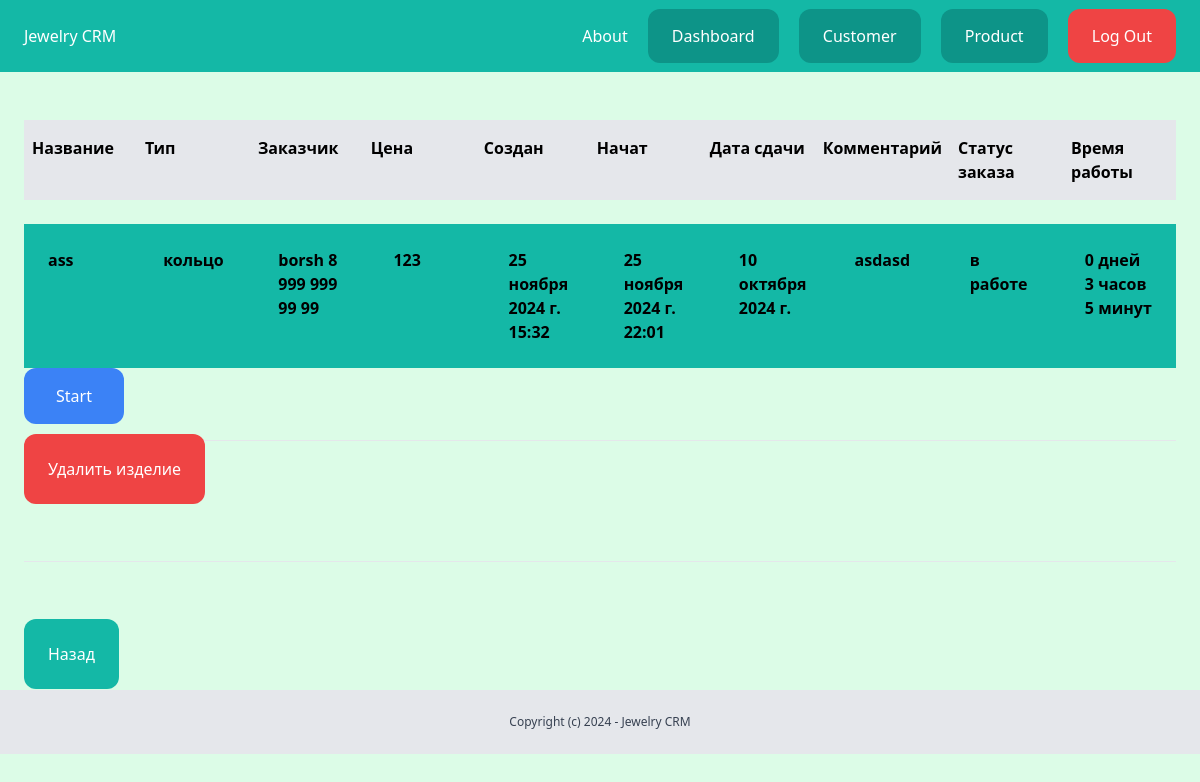
The app's page /dashboard/product/2/ (signed in) with its own data.
### product/models.py (models this page shows, shortened)
class Product(models.Model):
    name = models.CharField(max_length=100)
    created_by = models.ForeignKey(User, related_name='product',on_delete=models.CASCADE,null=True)
    on_work = models.BooleanField(default=False,null=True)
    worker = models.ForeignKey(User,related_name='worker',null=True,on_delete=models.CASCADE)
    work_time = models.TextField(max_length=200,default='00 дней 00 часов 00 минут', null=True)
    type_product = models.CharField(max_length=30,choices=TYPE_CHOICE,default='кольцо')
    customer = models.ForeignKey(Customer,related_name='customer', on_delete=models.CASCADE)
    price = models.IntegerField()
    create_date = models.DateTimeField(auto_now_add=True)
    start_date = models.DateTimeField(auto_created=False, null=True)
    expiration_date = models.DateField(auto_created=False)
    comment = models.TextField()
    status = models.CharField(max_length=20,choices=STATUS_CHOICE,null=True,default='1')

### customer/models.py (models this page shows)
class Customer(models.Model):
    name = models.CharField(max_length=200)
    phone_number = models.CharField(max_length=30)
    comment = models.TextField()
    def __str__(self):
        return f"{self.name} {self.phone_number}"

### product/views.py (the view)
# urls.py: path('<int:pk>/', product_detail, name='product_detail'),
@login_required
def product_detail(request, pk):
    product = Product.objects.get(pk=pk)
    form = AddProductForm()
    if request.method == 'POST':
        product.start_date = localtime()
        product.on_work = True
        product.status = '2'
        product.save()
    return render(request, 'product/product_detail.html', {'product':product,
                                                           'form': form})

### templates/product/product_detail.html (shortened to what this page needs)
{% extends 'crm_project/base.html'%}
{%block content%}
<div class="py-6 px-6">
    <div class=" mt-6 flex justify-between">
        <p class="py-4 px-2 bg-gray-200 font-semibold w-full">Название</p>
        <p class="py-4 px-2 bg-gray-200 font-semibold w-full">Тип</p>
        <p class="py-4 px-2 bg-gray-200 font-semibold w-full">Заказчик</p>
        <p class="py-4 px-2 bg-gray-200 font-semibold w-full">Цена</p>
        <p class="py-4 px-2 bg-gray-200 font-semibold w-full">Создан</p>
        <p class="py-4 px-2 bg-gray-200 font-semibold w-full">Начат</p>
        <p class="py-4 px-2 bg-gray-200 font-semibold w-full">Дата сдачи</p>
        <p class="py-4 px-2 bg-gray-200 font-semibold w-full">Комментарий</p>
        <p class="py-4 px-2 bg-gray-200 font-semibold w-full">Статус заказа</p>
        <p class="py-4 px-2 bg-gray-200 font-semibold w-full">Время работы</p>
    </div>
        <div class=" mt-6 flex justify-between">
            <p class="py-6 px-6 bg-teal-500 font-semibold w-full">{{product.name}}</p>
            <p class="py-6 px-6 bg-teal-500 font-semibold w-full">{{ product.type_product}}</p>
            <p class="py-6 px-6 bg-teal-500 font-semibold w-full">{{ product.customer}}</p>
            <p class="py-6 px-6 bg-teal-500 font-semibold w-full">{{ product.price}}</p>
            <p class="py-6 px-6 bg-teal-500 font-semibold w-full">{{ product.create_date}}</p>
            <p class="py-6 px-6 bg-teal-500 font-semibold w-full">{{ product.start_date}} </p>
            <p class="py-6 px-6 bg-teal-500 font-semibold w-full">{{ product.expiration_date}}</p>
            <p class="py-6 px-6 bg-teal-500 font-semibold w-full">{{ product.comment}}</p>
            <p class="py-6 px-6 bg-teal-500 font-semibold w-full">{{ product.get_status_display}}</p>
            <p class="py-6 px-6 bg-teal-500 font-semibold w-full">{{ product.work_time}}</p>
        </div>
    {% if product.on_work == False%}
                    <form method="post" action=".">
                        <button class="py-4 px-8 bg-blue-500 text-white rounded-xl" type="submit">Start</button>
                    </form>
    {%else%}
                    <form method="post" action="{% url 'update_time' product.id %}">
                        {% csrf_token %}
                        <button class="py-4 px-8 bg-blue-500 text-white rounded-xl" type="submit">Stop</button>
                    </form>
    {%endif%}
    <hr class="my-4">
        <a href="{% url 'product_delete' product.id %}" class="mb-6 px-6 py-6 bg-red-500 text-white rounded-xl"> Удалить изделие</a>
    <hr class="my-20">
        <a href="{% url 'product_list'%}" class="mb-6 px-6 py-6 bg-teal-500 text-white rounded-xl">Назад</a>
</div>
{%endblock%}

### records on screen
Product: name "ass", type_product "кольцо", customer "borsh 8 999 999 99 99", price "123", create_date "25 ноября 2024 г. 15:32", start_date "25 ноября 2024 г. 22:01", expiration_date "10 октября 2024 г.", comment "asdasd", status "в работе", work_time "0 дней 3 часов 5 минут"
